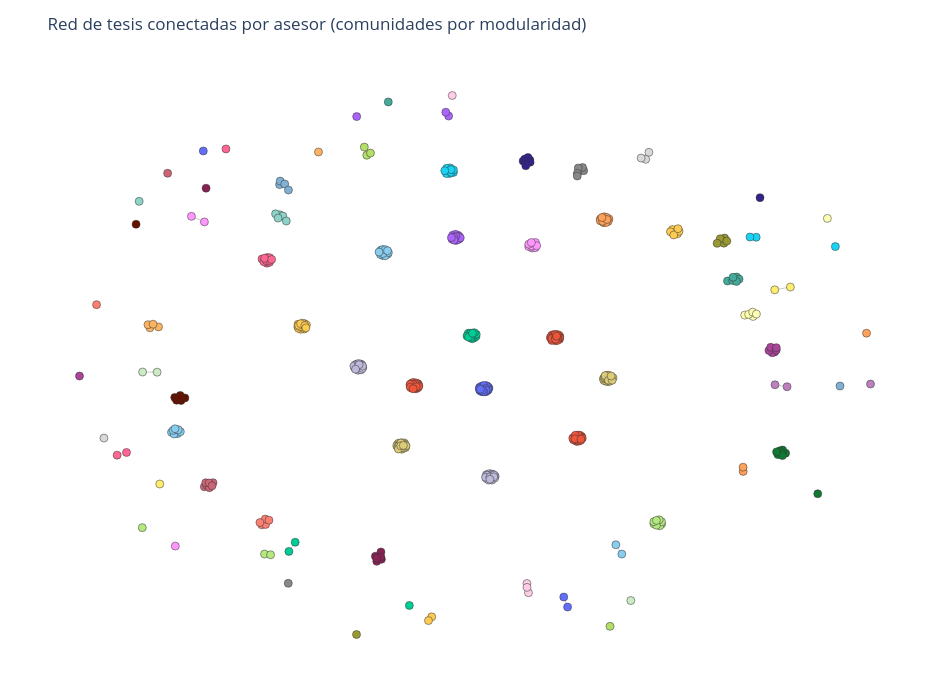

The notebook cell saved with this chart:
### Code cell
# Visualizar la red de asesores (no dirigido)
import plotly.graph_objects as go

if 'advisor_comm_label' not in df_layout.columns or G.number_of_edges() == 0:
    print('No hay red de asesores para visualizar.')
else:
    pos = nx.spring_layout(G, weight='weight', seed=42)

    nodes_df = (
        df_layout[['titulo', 'asesor_unificado', 'cluster_label', 'advisor_comm_label']]
        .assign(
            x=lambda d: d.index.map(lambda i: pos[i][0]),
            y=lambda d: d.index.map(lambda i: pos[i][1]),
        )
    )

    communities = sorted(nodes_df['advisor_comm_label'].unique())
    palette = px.colors.qualitative.Plotly + px.colors.qualitative.Safe + px.colors.qualitative.Set3
    color_map = {c: palette[i % len(palette)] for i, c in enumerate(communities)}
    nodes_df['color'] = nodes_df['advisor_comm_label'].map(color_map)

    edge_x, edge_y = [], []
    for u, v in G.edges():
        x0, y0 = pos[u]
        x1, y1 = pos[v]
        edge_x += [x0, x1, None]
        edge_y += [y0, y1, None]

    edge_trace = go.Scatter(
        x=edge_x,
        y=edge_y,
        line=dict(width=0.5, color='#999'),
        hoverinfo='none',
        mode='lines'
    )

    node_trace = go.Scatter(
        x=nodes_df['x'],
        y=nodes_df['y'],
        mode='markers',
        marker=dict(
            size=8,
            color=nodes_df['color'],
            line=dict(width=0.5, color='#333'),
        ),
        text=nodes_df.apply(
            lambda r: f"{r['titulo']}<br>Asesor: {r['asesor_unificado']}<br>Comunidad: {r['advisor_comm_label']}<br>Cluster UMAP: {r['cluster_label']}",
            axis=1,
        ),
        hoverinfo='text',
    )

    fig = go.Figure(data=[edge_trace, node_trace])
    fig.update_layout(
        title='Red de tesis conectadas por asesor (comunidades por modularidad)',
        template='plotly_white',
        showlegend=False,
        width=950,
        height=700,
        margin=dict(l=30, r=30, t=60, b=30),
        xaxis=dict(visible=False),
        yaxis=dict(visible=False),
    )

    fig.show()

### Figure 1 — Plotly figure (JSON) as saved in the notebook; plotly's stock layout.template omitted (floating-point values rounded to 4 significant figures; data arrays with more than 128 entries replaced by an {"elided": "..."} marker saying what was removed)
{"data": [{"hoverinfo": "none", "line": {"color": "#999", "width": 0.5}, "mode": "lines", "type": "scatter", "x": {"elided": "9729 float values"}, "y": {"elided": "9729 float values"}}, {"hoverinfo": "text", "marker": {"color": {"elided": "462 str values"}, "line": {"color": "#333", "width": 0.5}, "size": 8}, "mode": "markers", "text": {"elided": "462 str values"}, "type": "scatter", "x": {"elided": "462 float values"}, "y": {"elided": "462 float values"}}], "layout": {"height": 700, "margin": {"b": 30, "l": 30, "r": 30, "t": 60}, "showlegend": false, "title": {"text": "Red de tesis conectadas por asesor (comunidades por modularidad)"}, "width": 950, "xaxis": {"visible": false}, "yaxis": {"visible": false}}}
